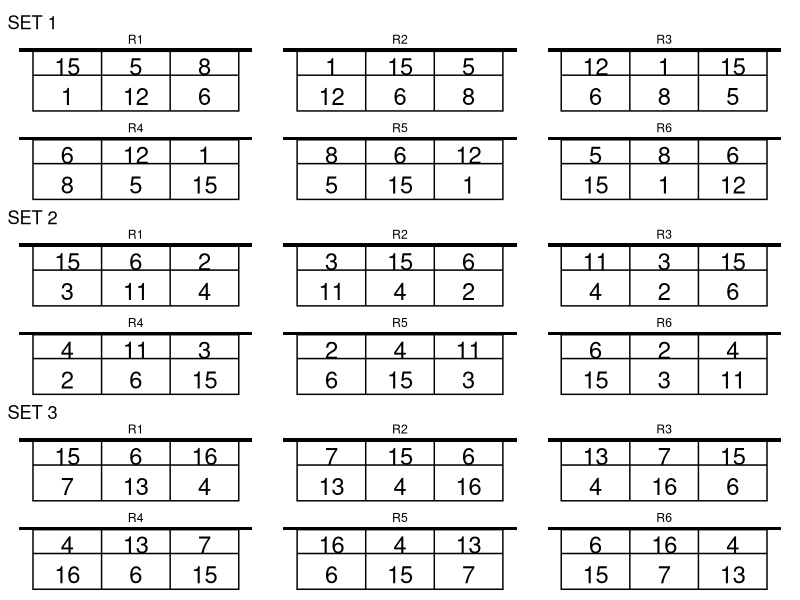
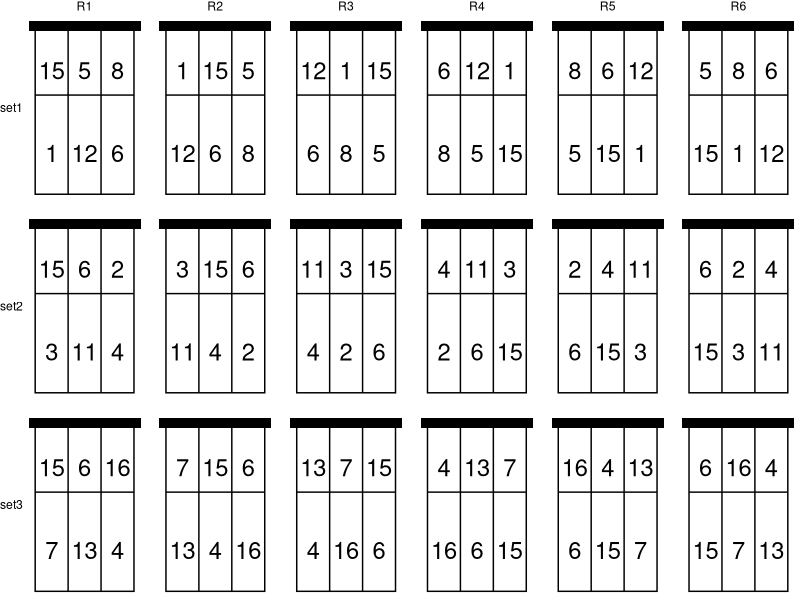

Write the R code that produced these figures, in order.
library(tidyverse)

add <- function(x, N = 1){
  tmp <- x$lab
  x |> 
    bind_rows(tibble(x = c(3, 3, 2, 1, 1, 2),
                     y = c(1, 2, 2, 2, 1, 1),
                     lab = tmp[c(2, 3, 4, 5, 6, 1)], 
                     rot = "R2")) |> 
    bind_rows(tibble(x = c(3, 3, 2, 1, 1, 2),
                     y = c(1, 2, 2, 2, 1, 1),
                     lab = tmp[c(3, 4, 5, 6, 1, 2)], 
                     rot = "R3")) |> 
    bind_rows(tibble(x = c(3, 3, 2, 1, 1, 2),
                     y = c(1, 2, 2, 2, 1, 1),
                     lab = tmp[c(4, 5, 6, 1, 2, 3)], 
                     rot = "R4")) |> 
    bind_rows(tibble(x = c(3, 3, 2, 1, 1, 2),
                     y = c(1, 2, 2, 2, 1, 1),
                     lab = tmp[c(5, 6, 1, 2, 3, 4)], 
                     rot = "R5")) |> 
    bind_rows(tibble(x = c(3, 3, 2, 1, 1, 2),
                     y = c(1, 2, 2, 2, 1, 1),
                     lab = tmp[c(6, 1, 2, 3, 4, 5)], 
                     rot = "R6")) |> 
    mutate(set = paste0("set", N))
}

x1 <- tibble(x = c(3, 3, 2, 1, 1, 2),
       y = c(1, 2, 2, 2, 1, 1),
       lab = c(6,8,5,15,1,12), 
       rot = "R1") 
x2 <- tibble(x = c(3, 3, 2, 1, 1, 2),
             y = c(1, 2, 2, 2, 1, 1),
             lab = c(4,2,6,15,3,11), 
             rot = "R1") 
x3 <- tibble(x = c(3, 3, 2, 1, 1, 2),
             y = c(1, 2, 2, 2, 1, 1),
             lab = c(4,16,6,15,7,13), 
             rot = "R1") 

set1 <- add(x1, 1)
set2 <- add(x2, 2)
set3 <- add(x3, 3)
court_colour <- "white"
grid_colour <- "black"
p1 <- set1 |> 
  ggplot(aes(x, y, label = lab)) +
  annotate(geom = "rect", xmin = 0.5, xmax = 3.5, 
           ymin = 0.5, ymax = 2.5, 
           fill = court_colour, 
           colour = "black") +
  annotate(geom = "rect", xmin = 0.3, xmax = 3.7, 
                  ymin = 2.48, ymax = 2.6, 
                  fill = grid_colour) +
  annotate("segment", x = 1.5, xend = 1.5, y = .5, yend = 2.5,
           colour = grid_colour) +
  annotate("segment", x = 2.5, xend = 2.5, y = .5, yend = 2.5,
           colour = grid_colour) +
  annotate("segment", x = .5, xend = 3.5, y = 1.7, yend = 1.7,
           colour = grid_colour) +
  geom_text(size = 6) +
  theme_void() +
  labs(title = "SET 1") +
  facet_wrap(vars(rot)) 
p2 <- set2 |> 
  ggplot(aes(x, y, label = lab)) +
  annotate(geom = "rect", xmin = 0.5, xmax = 3.5, 
           ymin = 0.5, ymax = 2.5, 
           fill = court_colour, 
           colour = "black") +
  annotate(geom = "rect", xmin = 0.3, xmax = 3.7, 
           ymin = 2.48, ymax = 2.6, 
           fill = grid_colour) +
  annotate("segment", x = 1.5, xend = 1.5, y = .5, yend = 2.5,
           colour = grid_colour) +
  annotate("segment", x = 2.5, xend = 2.5, y = .5, yend = 2.5,
           colour = grid_colour) +
  annotate("segment", x = .5, xend = 3.5, y = 1.7, yend = 1.7,
           colour = grid_colour) +
  geom_text(size = 6) +
  theme_void() +
  labs(title = "SET 2") +
  facet_wrap(vars(rot)) 
p3 <- set3 |> 
  ggplot(aes(x, y, label = lab)) +
  annotate(geom = "rect", xmin = 0.5, xmax = 3.5, 
           ymin = 0.5, ymax = 2.5, 
           fill = court_colour, 
           colour = "black") +
  annotate(geom = "rect", xmin = 0.3, xmax = 3.7, 
           ymin = 2.48, ymax = 2.6, 
           fill = grid_colour) +
  annotate("segment", x = 1.5, xend = 1.5, y = .5, yend = 2.5,
           colour = grid_colour) +
  annotate("segment", x = 2.5, xend = 2.5, y = .5, yend = 2.5,
           colour = grid_colour) +
  annotate("segment", x = .5, xend = 3.5, y = 1.7, yend = 1.7,
           colour = grid_colour) +
  geom_text(size = 6) +
  theme_void() +
  labs(title = "SET 3") +
  facet_wrap(vars(rot)) 

library(patchwork)
p1 / p2 / p3


set1 |> 
  bind_rows(set2) |> 
  bind_rows(set3)|> 
  ggplot(aes(x, y, label = lab)) +
  annotate(geom = "rect", xmin = 0.5, xmax = 3.5, 
           ymin = 0.5, ymax = 2.5, 
           fill = court_colour, 
           colour = "black") +
  annotate(geom = "rect", xmin = 0.3, xmax = 3.7, 
           ymin = 2.48, ymax = 2.6, 
           fill = grid_colour) +
  annotate("segment", x = 1.5, xend = 1.5, y = .5, yend = 2.5,
           colour = grid_colour) +
  annotate("segment", x = 2.5, xend = 2.5, y = .5, yend = 2.5,
           colour = grid_colour) +
  annotate("segment", x = .5, xend = 3.5, y = 1.7, yend = 1.7,
           colour = grid_colour) +
  geom_text(size = 6) +
  theme_void() +
  facet_grid(cols = vars(rot),
             rows = vars(set),
             switch = "y") 
